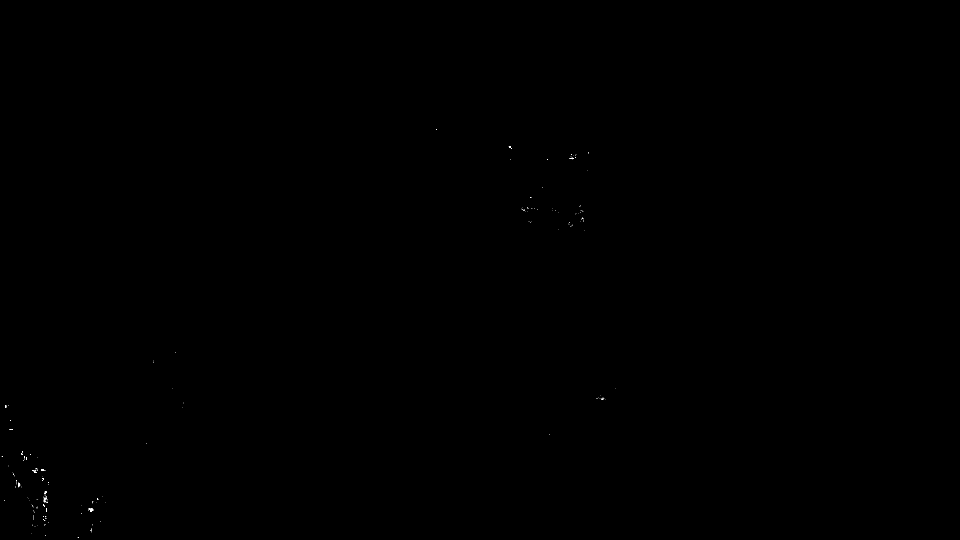
#> input picture frame 23 of string_detection.mp4, 1920 x 1080 px, given in place of yoyo_contest.mp4, which was not available (shown at 1/2 size)
$ python adaptive_threshold_video.py
#> lines starting #> are read from the running program, lines starting #| are printed output that depends on the picture; after the words box and inside, x2 and y2 are one past the last pixel; in counts of white or black regions, pixels touching at a corner belong together
import cv2

# Load input video
video = cv2.VideoCapture('../yoyo_contest.mp4')

# Create output video writer
fourcc = cv2.VideoWriter_fourcc(*'mp4v')
out = cv2.VideoWriter('output_video.mp4', fourcc, 30, (640, 480))

while True:
    # Read a frame
    ret, frame = video.read()
#> frame is the input picture: shape (1080, 1920, 3); min 0, max 255, mean 0.1
    if not ret:
        break

    # Convert to grayscale
    gray = cv2.cvtColor(frame, cv2.COLOR_BGR2GRAY)

    # Apply Gaussian blur to reduce noise
    gray = cv2.GaussianBlur(gray, (5,5), 0)

    # Apply adaptive thresholding
    thresh = cv2.adaptiveThreshold(gray, 255, cv2.ADAPTIVE_THRESH_GAUSSIAN_C, cv2.THRESH_BINARY, 11, 2)
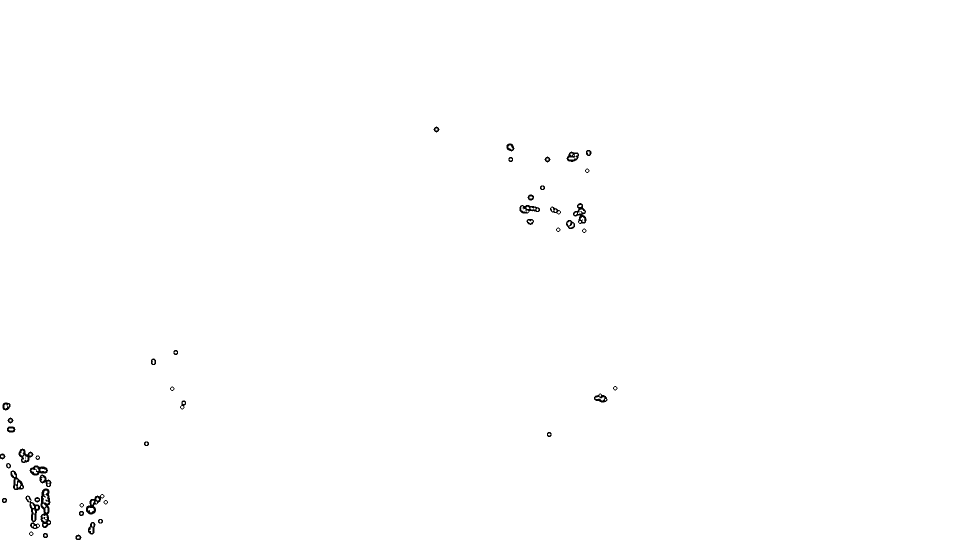
#> thresh: shape (1080, 1920) (shown at 1/2 size); 99.6% white; 47 black regions, largest, box (x1, y1, x2, y2) and area: (81, 977, 102, 1056) 894, (51, 991, 80, 1058) 613, (172, 988, 209, 1029) 494

    # Write the frame to output video
    out.write(thresh)

    # Display the frame
    cv2.imshow('Output', thresh)
    if cv2.waitKey(1) & 0xFF == ord('q'):
#> (key q is pressed here)
        break

# Release video capture and writer objects
video.release()
out.release()
cv2.destroyAllWindows()

$ run again, starting later in the video
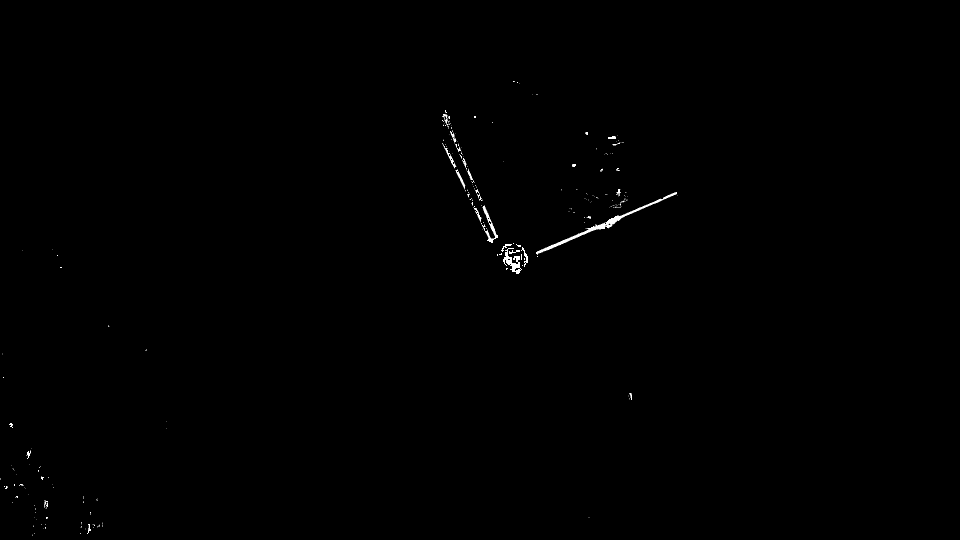
#> input picture frame 106 of string_detection.mp4, 1920 x 1080 px, given in place of yoyo_contest.mp4, which was not available (shown at 1/2 size)
#> frame is the input picture: shape (1080, 1920, 3); min 0, max 255, mean 0.8
#> `thresh = cv2.adaptiveThreshold(gray, 255, cv2.ADAPTIVE_THRESH_GAUSSIAN..`:
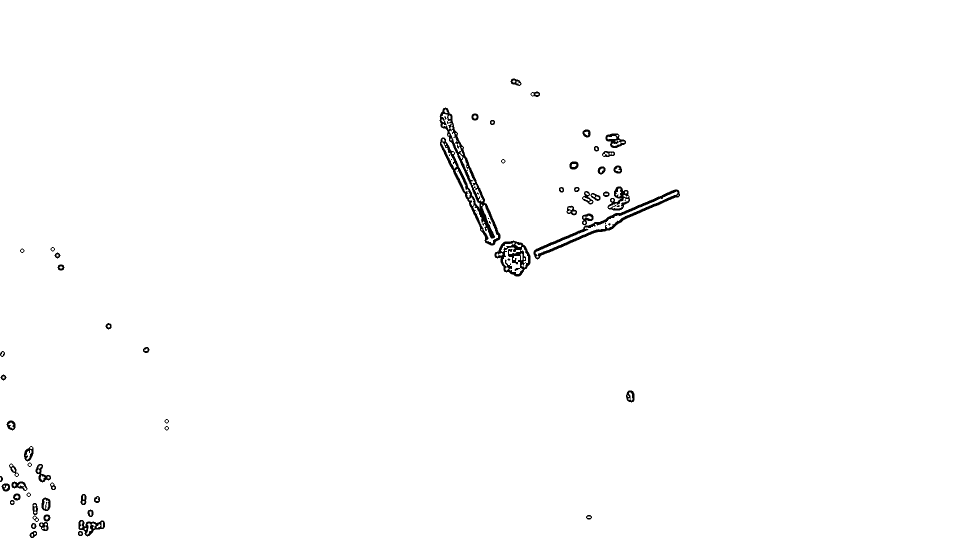
#> thresh: shape (1080, 1920) (shown at 1/2 size); 99% white; 69 black regions (11 under 20 px), largest, box (x1, y1, x2, y2) and area: (879, 215, 1001, 491) 5706, (1067, 379, 1360, 519) 3799, (989, 481, 1061, 553) 2133

$ run again, starting later in the video
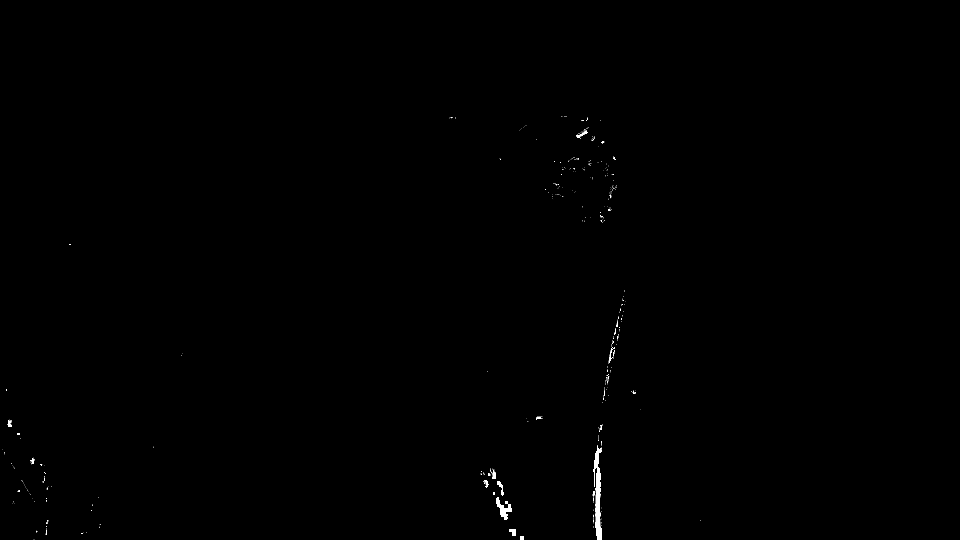
#> input picture frame 188 of string_detection.mp4, 1920 x 1080 px, given in place of yoyo_contest.mp4, which was not available (shown at 1/2 size)
#> frame is the input picture: shape (1080, 1920, 3); min 0, max 255, mean 0.6
#> `thresh = cv2.adaptiveThreshold(gray, 255, cv2.ADAPTIVE_THRESH_GAUSSIAN..`:
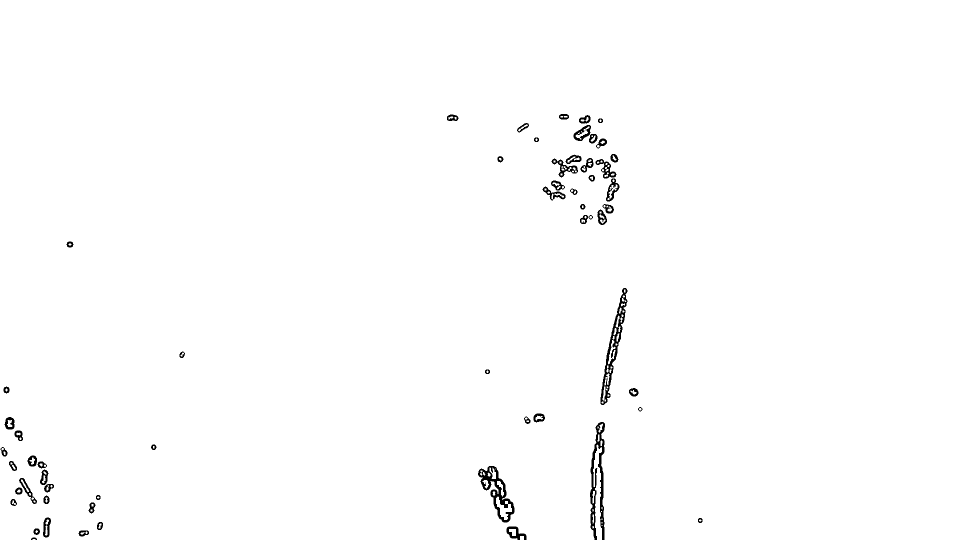
#> thresh: shape (1080, 1920) (shown at 1/2 size); 99.1% white; 58 black regions, largest, box (x1, y1, x2, y2) and area: (1180, 844, 1210, 1080) 2888, (1201, 576, 1255, 810) 2681, (956, 932, 1029, 1045) 2381
